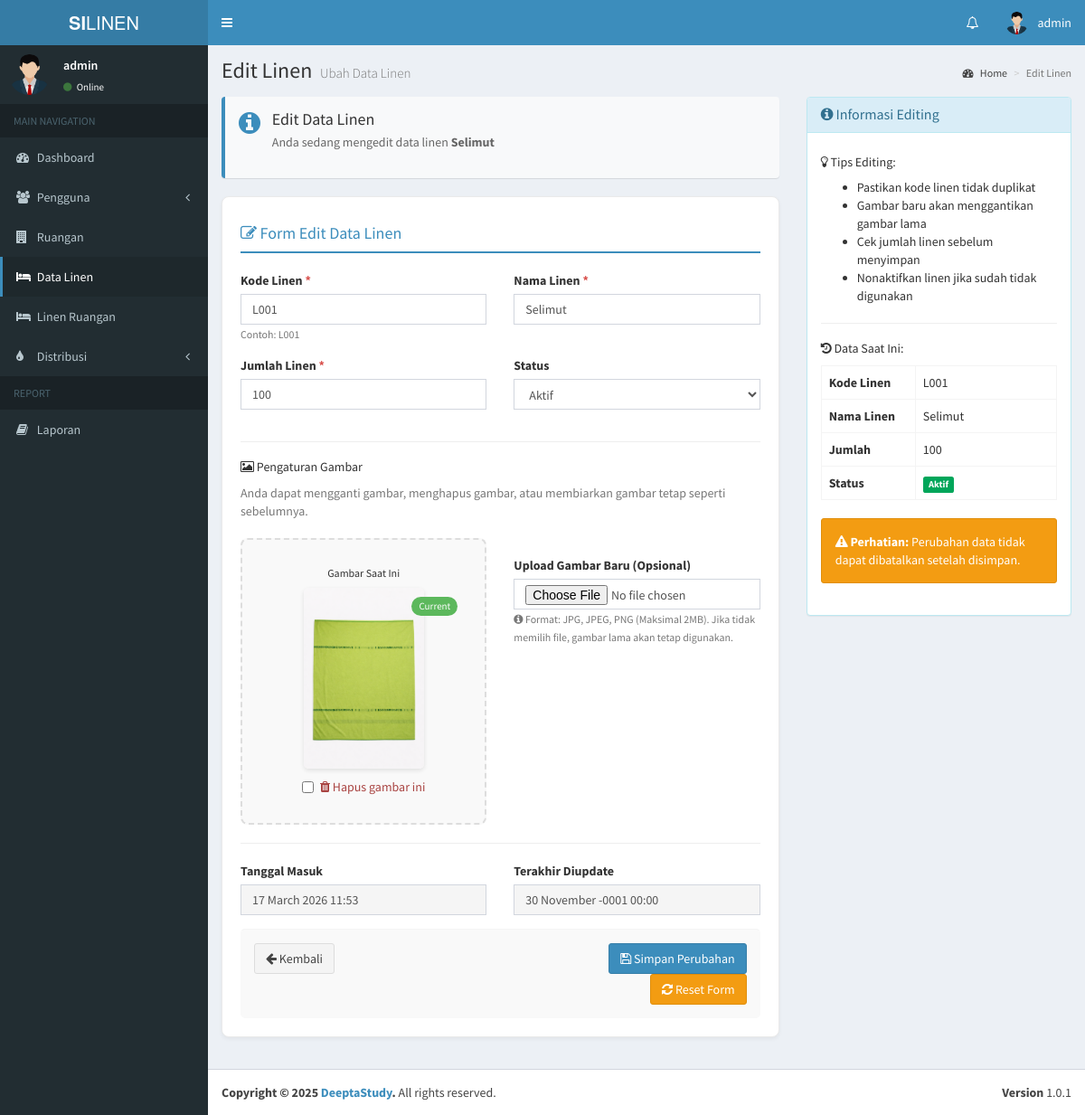
Page /admin/edit_linen.php?id=1 (signed in) on the committed database.
### tables this page shows
CREATE TABLE `users` (
  `id` int(11) NOT NULL,
  `nama` varchar(100) NOT NULL,
  `username` varchar(100) NOT NULL,
  `email` varchar(100) NOT NULL,
  `password` varchar(100) NOT NULL,
  `hak_akses` varchar(25) NOT NULL,
  `status` int(11) NOT NULL,
  `status_ruangan` int(11) DEFAULT NULL
);

CREATE TABLE `linen` (
  `id` int(11) NOT NULL,
  `kode_linen` varchar(15) NOT NULL,
  `nama_linen` varchar(199) NOT NULL,
  `gambar` varchar(199) NOT NULL,
  `jumlah_linen` int(11) NOT NULL,
  `sisa_linen` int(11) NOT NULL,
  `tanggal` datetime NOT NULL,
  `status` int(11) NOT NULL,
  `updated_at` datetime NOT NULL
);

### admin/edit_linen.php (the view, shortened to what the rows shown need)
<?php
include '../koneksi.php';
$id = isset($_GET['id']) ? intval($_GET['id']) : 0;
$queryLinen = mysqli_query($koneksi, "SELECT * FROM linen WHERE id = $id");
$linenData = mysqli_fetch_assoc($queryLinen);
$pageTitle = "Edit Linen";
$pageDesc = "Ubah Data Linen";
$additionalCSS = [
    '../assets/plugins/datatables/dataTables.bootstrap.css',
    '../assets/plugins/select2/select2.min.css',
    '../assets/plugins/bootstrap-datepicker/css/bootstrap-datepicker.min.css',
    '../assets/plugins/bootstrap-timepicker/css/bootstrap-timepicker.min.css'
];
?>
<section class="content">
    <div class="row">
        <div class="col-md-8">
            <div class="info-box">
                <div style="display: inline-block; vertical-align: top;">
                    <p style="margin: 0; color: #666;">
                        Anda sedang mengedit data linen <strong><?= htmlspecialchars($linenData['nama_linen']) ?></strong>
                    </p>
                </div>
            </div>
            <div class="form-section">
                <form role="form" action="proses_edit_linen.php" method="POST" enctype="multipart/form-data">
                    <div class="row">
                        <div class="col-md-6">
                            <div class="form-group">
                                <label class="required-field">Kode Linen</label>
                                <input type="text" class="form-control" name="kode_linen"
                                       value="<?= htmlspecialchars($linenData['kode_linen']) ?>"
                                       placeholder="Masukkan Kode Linen" required
                                       oninput="checkKodeLinen(this.value)">
                                <small class="text-muted" id="kodeInfo">Contoh: L001</small>
                            </div>
                        </div>
                        <div class="col-md-6">
                            <div class="form-group">
                                <label class="required-field">Nama Linen</label>
                                <input type="text" class="form-control" name="nama_linen"
                                       value="<?= htmlspecialchars($linenData['nama_linen']) ?>"
                                       placeholder="Masukkan Nama Linen" required>
                            </div>
                        </div>
                    </div>
                    <div class="row">
                        <div class="col-md-6">
                            <div class="form-group">
                                <label class="required-field">Jumlah Linen</label>
                                <input type="number" class="form-control" name="jumlah_linen"
                                       value="<?= $linenData['jumlah_linen'] ?>"
                                       placeholder="Masukkan jumlah stok linen" min="1" required>
                            </div>
                        </div>
                        <div class="col-md-6">
                            <div class="form-group">
                                <label>Status</label>
                                <select class="form-control" name="status" style="width: 100%;">
                                    <option value="1" <?= ($linenData['status'] == 1) ? 'selected' : '' ?>>Aktif</option>
                                </select>
                            </div>
                        </div>
                    </div>
                    <div class="row">
                        <div class="col-md-6">
                            <div id="currentImageSection" class="image-preview-container">
                                <?php
                                $gambar_path = !empty($linenData['gambar']) ? '../uploads/linen/' . $linenData['gambar'] : '../assets/img/no-image.jpg';
                                $gambar_exists = !empty($linenData['gambar']) && file_exists($gambar_path);
                                ?>
                                <?php if($gambar_exists): ?>
                                    <div style="position: relative;">
                                        <img src="<?= $gambar_path ?>" class="current-image"
                                             alt="<?= htmlspecialchars($linenData['nama_linen']) ?>">
                                        <span class="image-badge">Current</span>
                                    </div>
                                    <div class="image-actions">
                                        <div class="checkbox">
                                            <label>
                                                <input type="checkbox" id="hapusGambar" name="hapus_gambar" value="1">
                                                <span class="text-danger">
                                                    <i class="fa fa-trash"></i> Hapus gambar ini
                                                </span>
                                            </label>
                                        </div>
                                    </div>
                                <?php endif; ?>
                            </div>
                        </div>
                    </div>
                    <div class="row">
                        <div class="col-md-6">
                            <div class="form-group">
                                <label>Tanggal Masuk</label>
                                <input type="text" class="form-control"
                                       value="<?= date('d F Y H:i', strtotime($linenData['tanggal'])) ?>"
                                       readonly style="background: #f5f5f5;">
                            </div>
                        </div>
                        <div class="col-md-6">
                            <div class="form-group">
                                <label>Terakhir Diupdate</label>
                                <input type="text" class="form-control"
                                       value="<?= !empty($linenData['updated_at']) ? date('d F Y H:i', strtotime($linenData['updated_at'])) : 'Belum pernah diupdate' ?>"
                                       readonly style="background: #f5f5f5;">
                            </div>
                        </div>
                    </div>
                </form>
            </div>
        </div>
        <div class="col-md-4">
            <div class="panel panel-info">
                <div class="panel-body">
                    <table class="table table-bordered">
                        <tr>
                            <th width="40%">Kode Linen</th>
                            <td><?= htmlspecialchars($linenData['kode_linen']) ?></td>
                        </tr>
                        <tr>
                            <th>Nama Linen</th>
                            <td><?= htmlspecialchars($linenData['nama_linen']) ?></td>
                        </tr>
                        <tr>
                            <th>Jumlah</th>
                            <td><?= $linenData['jumlah_linen'] ?></td>
                        </tr>
                        <tr>
                            <th>Status</th>
                        </tr>
                    </table>
                </div>
            </div>
        </div>
    </div>
</section>
<?php
$content = ob_get_clean();
include __DIR__ . '/../layouts/header.php';
echo $content;
include __DIR__ . '/../layouts/footer.php';
?>

### layouts/header.php (shortened to what the rows shown need)
<?php
include '../koneksi.php';
$username = $_SESSION['username'];
$query = mysqli_query($koneksi, "SELECT * FROM users WHERE username = '$username'");
$row = mysqli_fetch_assoc($query);
?>
<!DOCTYPE html>
<html>
<head>
    <link rel="stylesheet" href="../assets/bootstrap/css/bootstrap.min.css">
    <link rel="stylesheet" href="https://maxcdn.bootstrapcdn.com/font-awesome/4.4.0/css/font-awesome.min.css">
    <link rel="stylesheet" href="https://code.ionicframework.com/ionicons/2.0.1/css/ionicons.min.css">
    <link rel="stylesheet" href="../assets/dist/css/AdminLTE.min.css">
    <link rel="stylesheet" href="../assets/dist/css/skins/_all-skins.min.css">
    <link rel="stylesheet" href="../assets/plugins/iCheck/flat/blue.css">
    <link rel="stylesheet" href="../assets/plugins/morris/morris.css">
    <link rel="stylesheet" href="../assets/plugins/jvectormap/jquery-jvectormap-1.2.2.css">
    <?php if (!empty($additionalCSS)): ?>
        <?php foreach ($additionalCSS as $css): ?>
            <link rel="stylesheet" href="<?= htmlspecialchars($css) ?>">
        <?php endforeach; ?>
    <?php endif; ?>
</head>
<body class="hold-transition skin-blue sidebar-mini">
    <div class="wrapper">
        <header class="main-header">
            <nav class="navbar navbar-static-top" role="navigation">
                <div class="navbar-custom-menu">
                    <ul class="nav navbar-nav">
                        <li class="dropdown user user-menu">
                            <a href="#" class="dropdown-toggle" data-toggle="dropdown">
                                <img src="../assets/images/avatar.png" class="user-image" alt="User Image">
                                <span class="hidden-xs"><?= $row['username']; ?></span>
                            </a>
                        </li>
                    </ul>
                </div>
            </nav>
        </header>
        <div class="content-wrapper">
            <section class="content-header">
                <h1>
                    <?php echo isset($pageTitle) ? $pageTitle : 'Dashboard'; ?>
                    <small><?php echo isset($pageDesc) ? $pageDesc : 'Control Panel'; ?></small>
                </h1>
            </section>
            <?php include __DIR__ . '/navigation.php'; ?>

### layouts/navigation.php (shortened to what the rows shown need)
<aside class="main-sidebar">
    <section class="sidebar">
        <div class="user-panel">
            <div class="pull-left info">
                <p><?= $row['username']; ?></p>
                <a href="#"><i class="fa fa-circle text-success"></i> Online</a>
            </div>
        </div>
    </section>
</aside>

### rows in the picture
users: username "admin"
linen: nama_linen "Selimut", kode_linen "L001", jumlah_linen "100", status "Aktif", gambar (picture), tanggal "17 March 2026 11:53", updated_at "30 November -0001 00:00"

### other values in the picture
$pageTitle "Edit Linen"
$pageDesc "Ubah Data Linen"
